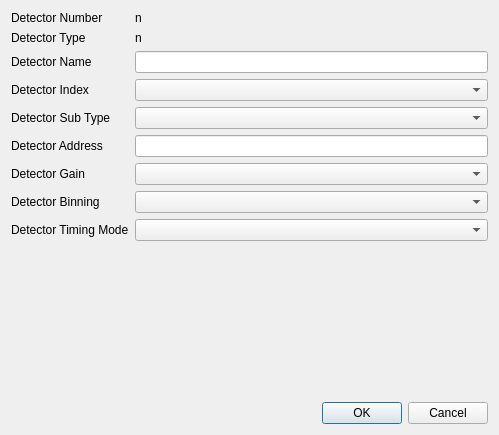
<?xml version="1.0" encoding="UTF-8"?>
<ui version="4.0">
 <class>QxrdPerkinElmerDialog</class>
 <widget class="QDialog" name="QxrdPerkinElmerDialog">
  <property name="geometry">
   <rect>
    <x>0</x>
    <y>0</y>
    <width>499</width>
    <height>435</height>
   </rect>
  </property>
  <property name="windowTitle">
   <string>Dialog</string>
  </property>
  <layout class="QGridLayout" name="gridLayout">
   <item row="7" column="0">
    <widget class="QLabel" name="label_8">
     <property name="text">
      <string>Detector Binning</string>
     </property>
    </widget>
   </item>
   <item row="1" column="0">
    <widget class="QLabel" name="label_2">
     <property name="text">
      <string>Detector Type</string>
     </property>
    </widget>
   </item>
   <item row="2" column="0">
    <widget class="QLabel" name="label_3">
     <property name="text">
      <string>Detector Name</string>
     </property>
    </widget>
   </item>
   <item row="0" column="0">
    <widget class="QLabel" name="label">
     <property name="text">
      <string>Detector Number</string>
     </property>
    </widget>
   </item>
   <item row="0" column="1">
    <widget class="QLabel" name="m_DetectorNumber">
     <property name="text">
      <string>n</string>
     </property>
    </widget>
   </item>
   <item row="2" column="1">
    <widget class="QLineEdit" name="m_DetectorName"/>
   </item>
   <item row="1" column="1">
    <widget class="QLabel" name="m_DetectorType">
     <property name="text">
      <string>n</string>
     </property>
    </widget>
   </item>
   <item row="10" column="0" colspan="2">
    <widget class="QDialogButtonBox" name="buttonBox">
     <property name="orientation">
      <enum>Qt::Horizontal</enum>
     </property>
     <property name="standardButtons">
      <set>QDialogButtonBox::Cancel|QDialogButtonBox::Ok</set>
     </property>
    </widget>
   </item>
   <item row="9" column="0" colspan="2">
    <spacer name="verticalSpacer">
     <property name="orientation">
      <enum>Qt::Vertical</enum>
     </property>
     <property name="sizeHint" stdset="0">
      <size>
       <width>379</width>
       <height>108</height>
      </size>
     </property>
    </spacer>
   </item>
   <item row="6" column="0">
    <widget class="QLabel" name="label_7">
     <property name="text">
      <string>Detector Gain</string>
     </property>
    </widget>
   </item>
   <item row="4" column="0">
    <widget class="QLabel" name="label_5">
     <property name="text">
      <string>Detector Sub Type</string>
     </property>
    </widget>
   </item>
   <item row="3" column="0">
    <widget class="QLabel" name="label_4">
     <property name="text">
      <string>Detector Index</string>
     </property>
    </widget>
   </item>
   <item row="5" column="0">
    <widget class="QLabel" name="label_6">
     <property name="text">
      <string>Detector Address</string>
     </property>
    </widget>
   </item>
   <item row="8" column="0">
    <widget class="QLabel" name="label_9">
     <property name="text">
      <string>Detector Timing Mode</string>
     </property>
    </widget>
   </item>
   <item row="3" column="1">
    <widget class="QComboBox" name="m_DetectorIndex"/>
   </item>
   <item row="4" column="1">
    <widget class="QComboBox" name="m_DetectorSubType"/>
   </item>
   <item row="5" column="1">
    <widget class="QLineEdit" name="m_DetectorAddress"/>
   </item>
   <item row="6" column="1">
    <widget class="QComboBox" name="m_DetectorGain"/>
   </item>
   <item row="7" column="1">
    <widget class="QComboBox" name="m_DetectorBinning"/>
   </item>
   <item row="8" column="1">
    <widget class="QComboBox" name="m_DetectorTiming"/>
   </item>
  </layout>
 </widget>
 <resources/>
 <connections>
  <connection>
   <sender>buttonBox</sender>
   <signal>accepted()</signal>
   <receiver>QxrdPerkinElmerDialog</receiver>
   <slot>accept()</slot>
   <hints>
    <hint type="sourcelabel">
     <x>248</x>
     <y>254</y>
    </hint>
    <hint type="destinationlabel">
     <x>157</x>
     <y>274</y>
    </hint>
   </hints>
  </connection>
  <connection>
   <sender>buttonBox</sender>
   <signal>rejected()</signal>
   <receiver>QxrdPerkinElmerDialog</receiver>
   <slot>reject()</slot>
   <hints>
    <hint type="sourcelabel">
     <x>316</x>
     <y>260</y>
    </hint>
    <hint type="destinationlabel">
     <x>286</x>
     <y>274</y>
    </hint>
   </hints>
  </connection>
 </connections>
</ui>
